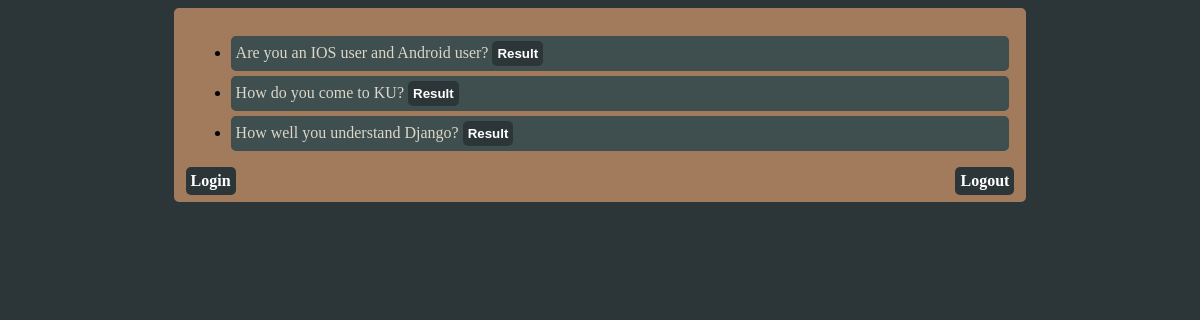
Screenshot of /polls/ with the database file from the repository.
### polls/models.py (models this page shows, shortened)
class Question(models.Model):
    question_text = models.CharField(max_length=200)
    pub_date = models.DateTimeField('date published')
    end_date = models.DateTimeField('date to be ended', null=True, blank=True)

### polls/views.py (the view)
# urls.py: path('', views.IndexView.as_view(), name='index'),
class IndexView(generic.ListView):
    template_name = 'polls/index.html'
    context_object_name = 'latest_question_list'
    def get_queryset(self):
        return Question.objects.filter(pub_date__lte=timezone.now()).order_by('-pub_date')[:5]

### polls/templates/polls/index.html (shortened to what this page needs)
{% load static %}
<link rel="stylesheet" href="{% static 'polls/style.css' %}">
{% if latest_question_list %}
<div class="div_outer_layer" style="height: 170px;">
    <ul>
    {% for question in latest_question_list %}
        <li class="div_inner_layer"><a href="{% url 'polls:detail' question.id %}">{{ question.question_text }}</a>
            <a href="{% url 'polls:results' question.id %}"><input type="button" value="Result" class="input_button"></a> </li>
    {% endfor %}
    </ul>
    <a href="{% url 'login' %}" style="background-color:#2C3639; text-align: center; border-radius:5px; color:#fff; font-weight:600; border:none; padding: 5px; float: left;">Login</a>
    <a href="{% url 'logout' %}" style="background-color:#2C3639; text-align: center; border-radius:5px; color:#fff; font-weight:600; border:none; padding: 5px; float: right">Logout</a>
</div>
{% else %}
    <p>No polls are available.</p>
{% endif %}

### polls/static/polls/style.css (style rules this page uses)
li a { color: #DCD7C9; }
a { text-decoration:none; }
.input_button { background-color:#2C3639; border-radius:5px; color:#fff; font-weight:600; border:none; padding: 5px; }
.div_outer_layer { border: 2px solid #A27B5C; border-radius: 5px; background-color: #A27B5C; padding: 10px; width: 70%; margin-left: auto; margin-right: auto; }
.div_inner_layer { border: 5px solid #3F4E4F; border-radius: 5px; margin: 5px; background-color: #3F4E4F; }

### rows the page displays
Question: question_text "Are you an IOS user and Android user?"
Question: question_text "How do you come to KU?"
Question: question_text "How well you understand Django?"
